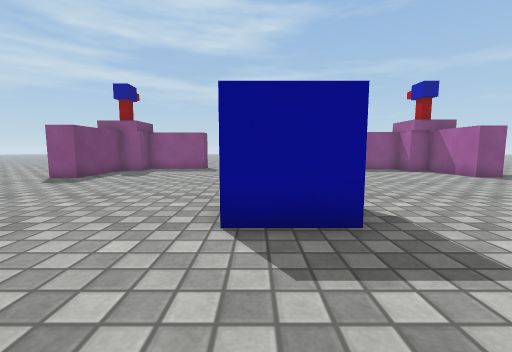
view 1 (above)

16 first-person views from a walk through a Unity game level. The camera is 0.55 m above the floor, tilts 6° down and sees 90° across. The floor is counted in squares, 0.5 m on a side. Each view is taken from the middle of a square. On the plan, view 1 faces up. The plan holds only what a view shows up to about 11 squares ahead; the rest is blank. The place goes on beyond the plan. Surface patterns are stand-ins for the level's own textures.

view 2
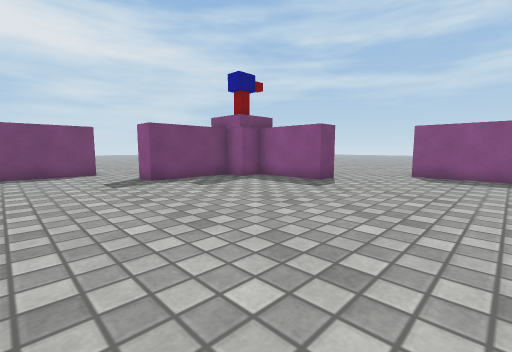

view 3
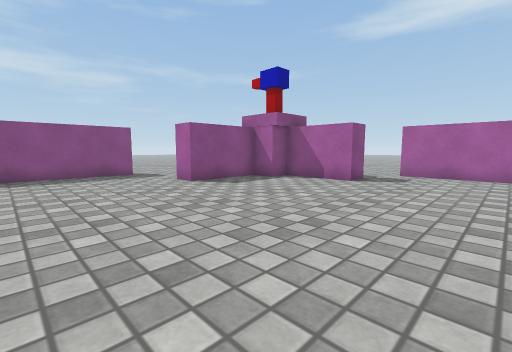

view 4
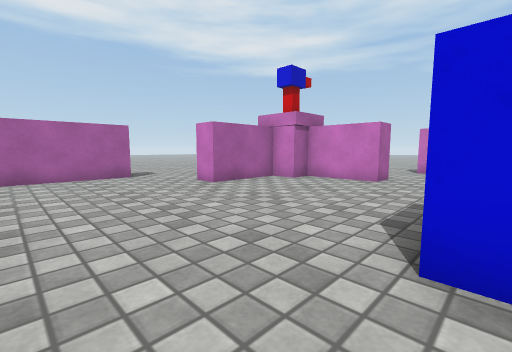

view 5
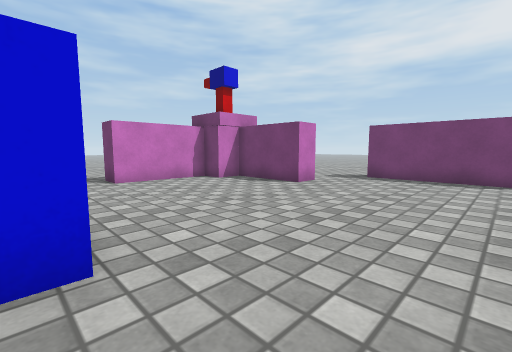

view 6
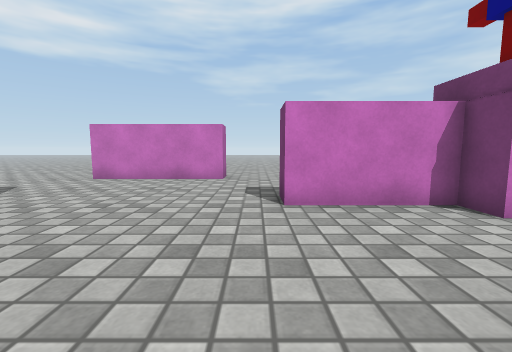

view 7
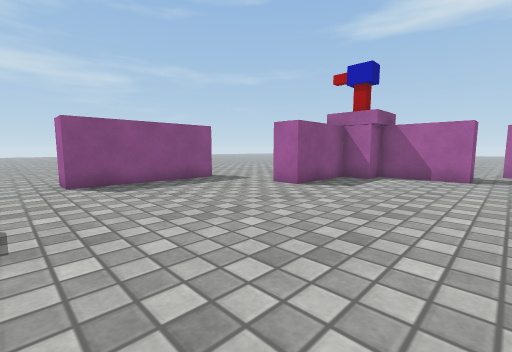

view 8
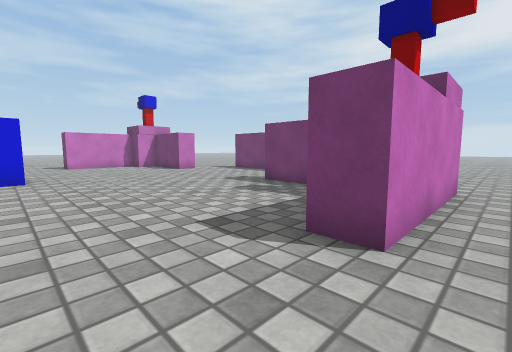

view 9
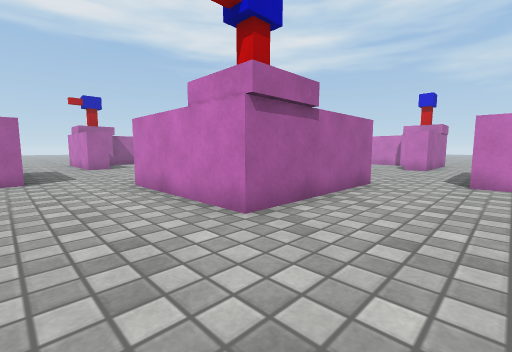

view 10
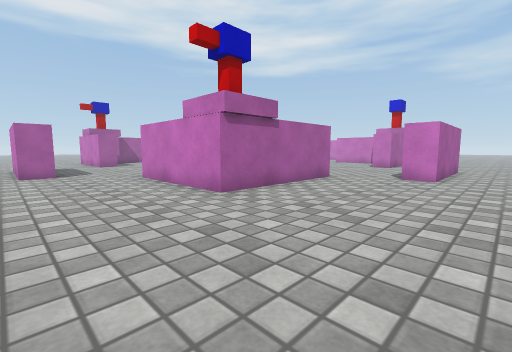

view 11
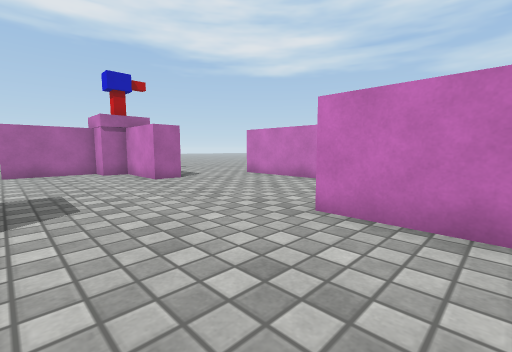

view 12
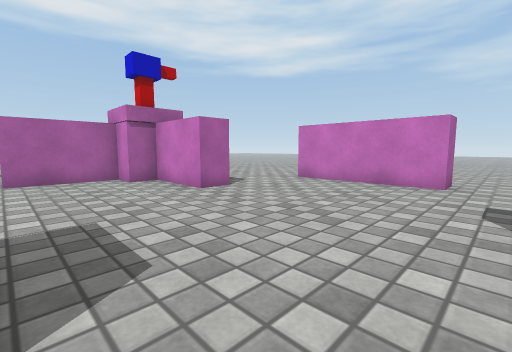

view 13
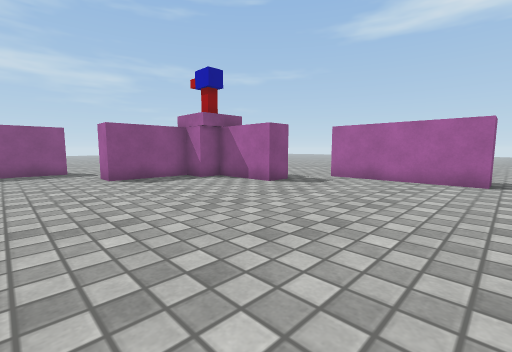

view 14
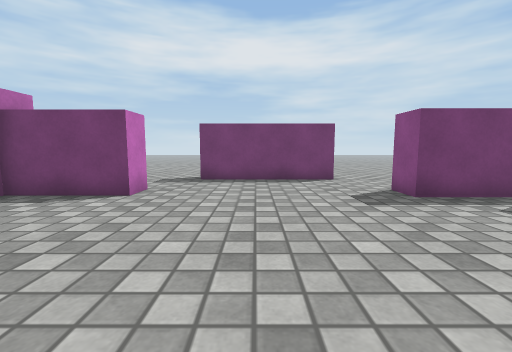

view 15
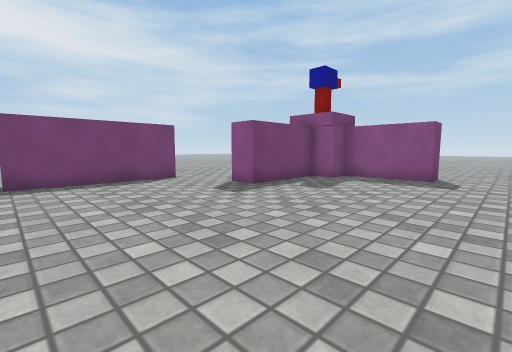

view 16
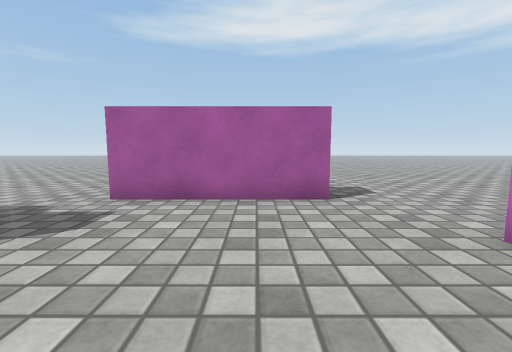

### Floor plan
Points are (right, up) in squares from view 1. A wall is a line through its corners. A room is listed if a view was taken in it or the views show most of it. See-through windows are left out.
Room 1 (views 1, 2, 3, 4, 5, 6, 7, 8, 11, 12, 13, 14, 15, 16)
walls: (-2.8, 15.1) (-2.8, 14.1) (-5.5, 14.1); (9.6, 9.9) (8.6, 9.9) (8.6, 12.8); (7.6, 13.7) (4.6, 13.7) (4.6, 14.8); (4.1, -2.1) (4.1, -1) (7, -1); (-6.8, 13.1) (-6.8, 9.7) (-7.8, 9.7); (-8.1, 3) (-7, 3) (-7, 0); (8, -0.1) (8, 3) (9, 3); (11.5, 5.6) (11.5, 9.2); (-6, -1) (-2.6, -1) (-2.6, -2); (4.1, 17.5) (-0.8, 17.5) (-0.8, 18.6); (-10.2, 8.8) (-10.2, 4); (-0.8, -5.4) (2.4, -5.4)
ways out: opening at (-9.7, 10) to room 2; opening at (-9, 3) to room 2; opening at (-2.2, 17.5) to room 2; opening at (-1.7, -4) to room 2; opening at (3.3, -4); opening at (5, 16.5); opening at (10.7, 4); opening at (11, 10.7)
objects: other object (-6, 0); other object (-6, 13) to (-6, 14); other object (0, 4) to (1, 5); other object (7, 0); other object (8, 13)
Room 2 (views 9, 10)
walls: (-11.3, 5) (-11.3, 8.8) (-10.2, 8.8); (-7.8, 9.7) (-7.8, 13.1); (-7.9, 15.1) (-2.8, 15.1); (-0.8, -6.5) (-0.8, -5.4)
ways out: opening at (-9.7, 10) to room 1; opening at (-9, 3) to room 1; opening at (-2.2, 17.5) to room 1; opening at (-1.7, -4) to room 1; opening at (-0.5, -7.5); opening at (0, 19.5)

Where each view was taken, in squares from view 1:
view 1: 0 up, 0 right, facing up
view 2: 6 up, 2 right, facing up-left
view 3: 6 up, 0 right, facing up-right
view 4: 8 up, 1 right, facing down-right
view 5: 8 up, 0 right, facing down-left
view 6: 4 up, 2 left, facing down
view 7: 9 up, 2 left, facing up-right
view 8: 16 up, 0 right, facing down-left
view 9: 18 up, 11 left, facing down-right
view 10: 19 up, 13 left, facing down-right
view 11: 3 up, 5 left, facing down-right
view 12: 3 up, 2 left, facing down-right
view 13: 4 up, 2 right, facing up-right
view 14: 6 up, 1 left, facing left
view 15: 4 up, 1 left, facing up-left
view 16: 6 up, 6 right, facing right
